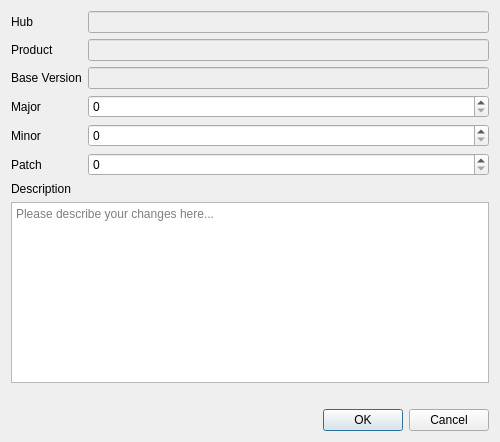
<?xml version="1.0" encoding="UTF-8"?>
<ui version="4.0">
 <class>lcQHubPushDialog</class>
 <widget class="QDialog" name="lcQHubPushDialog">
  <property name="geometry">
   <rect>
    <x>0</x>
    <y>0</y>
    <width>500</width>
    <height>442</height>
   </rect>
  </property>
  <property name="windowTitle">
   <string>Push model to LeoHub</string>
  </property>
  <layout class="QVBoxLayout" name="verticalLayout">
   <item>
    <layout class="QFormLayout" name="formLayout">
     <item row="3" column="0">
      <widget class="QLabel" name="MajorLabel">
       <property name="text">
        <string>Major</string>
       </property>
      </widget>
     </item>
     <item row="3" column="1">
      <widget class="QSpinBox" name="MajorSpin"/>
     </item>
     <item row="4" column="0">
      <widget class="QLabel" name="MinorLabel">
       <property name="text">
        <string>Minor</string>
       </property>
      </widget>
     </item>
     <item row="4" column="1">
      <widget class="QSpinBox" name="MinorSpin"/>
     </item>
     <item row="5" column="0">
      <widget class="QLabel" name="PatchLabel">
       <property name="text">
        <string>Patch</string>
       </property>
      </widget>
     </item>
     <item row="5" column="1">
      <widget class="QSpinBox" name="PatchSpin"/>
     </item>
     <item row="1" column="0">
      <widget class="QLabel" name="ProductLabel">
       <property name="text">
        <string>Product</string>
       </property>
      </widget>
     </item>
     <item row="2" column="0">
      <widget class="QLabel" name="BaseVersionLabel">
       <property name="text">
        <string>Base Version</string>
       </property>
      </widget>
     </item>
     <item row="1" column="1">
      <widget class="QLineEdit" name="ProductEdit">
       <property name="enabled">
        <bool>false</bool>
       </property>
      </widget>
     </item>
     <item row="2" column="1">
      <widget class="QLineEdit" name="BaseVersionEdit">
       <property name="enabled">
        <bool>false</bool>
       </property>
      </widget>
     </item>
     <item row="0" column="0">
      <widget class="QLabel" name="HubLabel">
       <property name="text">
        <string>Hub</string>
       </property>
      </widget>
     </item>
     <item row="0" column="1">
      <widget class="QLineEdit" name="HubEdit">
       <property name="enabled">
        <bool>false</bool>
       </property>
      </widget>
     </item>
    </layout>
   </item>
   <item>
    <widget class="QLabel" name="DescriptionLabel">
     <property name="text">
      <string>Description</string>
     </property>
    </widget>
   </item>
   <item>
    <widget class="QPlainTextEdit" name="DescriptionEdit">
     <property name="placeholderText">
      <string>Please describe your changes here...</string>
     </property>
    </widget>
   </item>
   <item>
    <widget class="QLabel" name="ErrorLabel">
     <property name="text">
      <string/>
     </property>
    </widget>
   </item>
   <item>
    <widget class="QDialogButtonBox" name="buttonBox">
     <property name="orientation">
      <enum>Qt::Horizontal</enum>
     </property>
     <property name="standardButtons">
      <set>QDialogButtonBox::Cancel|QDialogButtonBox::Ok</set>
     </property>
    </widget>
   </item>
  </layout>
 </widget>
 <resources/>
 <connections>
  <connection>
   <sender>buttonBox</sender>
   <signal>accepted()</signal>
   <receiver>lcQHubPushDialog</receiver>
   <slot>accept()</slot>
   <hints>
    <hint type="sourcelabel">
     <x>257</x>
     <y>352</y>
    </hint>
    <hint type="destinationlabel">
     <x>157</x>
     <y>274</y>
    </hint>
   </hints>
  </connection>
  <connection>
   <sender>buttonBox</sender>
   <signal>rejected()</signal>
   <receiver>lcQHubPushDialog</receiver>
   <slot>reject()</slot>
   <hints>
    <hint type="sourcelabel">
     <x>325</x>
     <y>352</y>
    </hint>
    <hint type="destinationlabel">
     <x>286</x>
     <y>274</y>
    </hint>
   </hints>
  </connection>
 </connections>
</ui>
